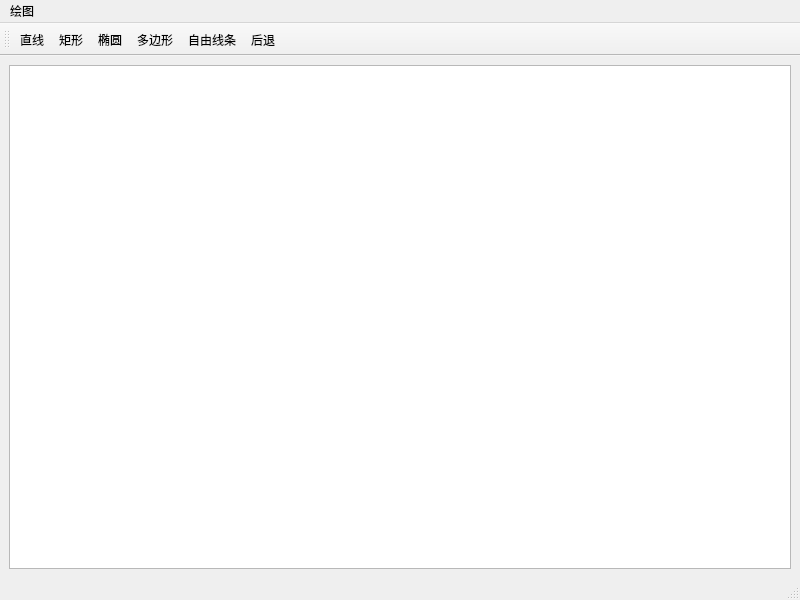
<?xml version="1.0" encoding="UTF-8"?>
<ui version="4.0">
 <class>MainWindow</class>
 <widget class="QMainWindow" name="MainWindow">
  <property name="geometry">
   <rect>
    <x>0</x>
    <y>0</y>
    <width>800</width>
    <height>600</height>
   </rect>
  </property>
  <property name="windowTitle">
   <string>MainWindow</string>
  </property>
  <widget class="QWidget" name="centralwidget">
   <layout class="QVBoxLayout" name="verticalLayout">
    <item>
     <widget class="MyGraphicsView" name="graphicsView"/>
    </item>
   </layout>
  </widget>
  <widget class="QStatusBar" name="statusbar"/>
  <widget class="QMenuBar" name="menubar">
   <property name="geometry">
    <rect>
     <x>0</x>
     <y>0</y>
     <width>800</width>
     <height>25</height>
    </rect>
   </property>
   <widget class="QMenu" name="menu">
    <property name="title">
     <string>绘图</string>
    </property>
   </widget>
   <addaction name="menu"/>
  </widget>
  <widget class="QToolBar" name="toolBar_2">
   <property name="windowTitle">
    <string>toolBar_2</string>
   </property>
   <attribute name="toolBarArea">
    <enum>TopToolBarArea</enum>
   </attribute>
   <attribute name="toolBarBreak">
    <bool>false</bool>
   </attribute>
   <addaction name="action_line"/>
   <addaction name="action_rect"/>
   <addaction name="action_circle"/>
   <addaction name="action_polygon"/>
   <addaction name="action_freeline"/>
   <addaction name="action_back"/>
  </widget>
  <action name="action_line">
   <property name="text">
    <string>直线</string>
   </property>
  </action>
  <action name="action_rect">
   <property name="text">
    <string>矩形</string>
   </property>
  </action>
  <action name="action_circle">
   <property name="text">
    <string>椭圆</string>
   </property>
   <property name="toolTip">
    <string>椭圆</string>
   </property>
  </action>
  <action name="action_back">
   <property name="text">
    <string>后退</string>
   </property>
  </action>
  <action name="action_polygon">
   <property name="text">
    <string>多边形</string>
   </property>
  </action>
  <action name="action_freeline">
   <property name="text">
    <string>自由线条</string>
   </property>
  </action>
 </widget>
 <customwidgets>
  <customwidget>
   <class>MyGraphicsView</class>
   <extends>QGraphicsView</extends>
   <header location="global">mygraphicsview.h</header>
  </customwidget>
 </customwidgets>
 <resources/>
 <connections/>
</ui>
